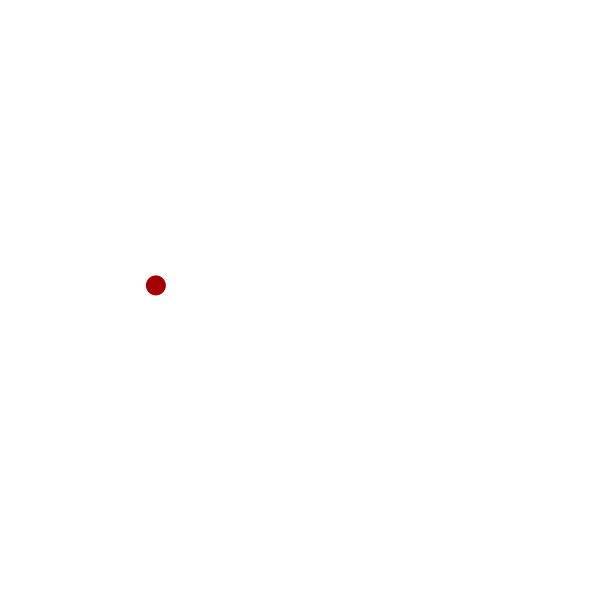
Frame 1 (no input)
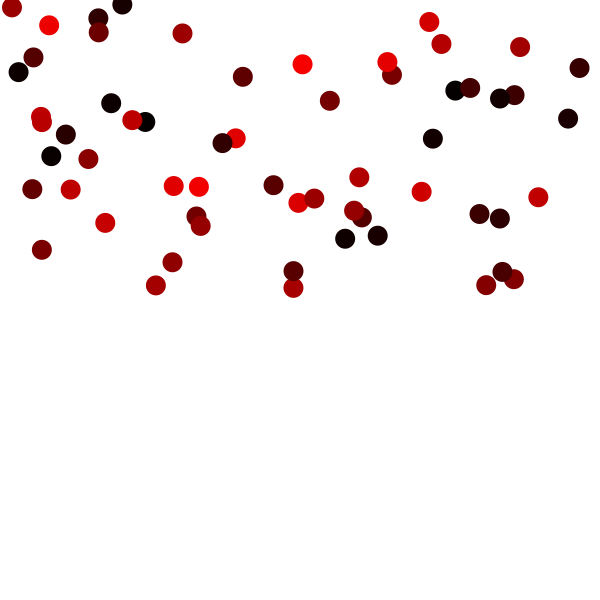
Frame 60 (the mouse pressed at the canvas centre just before this capture)
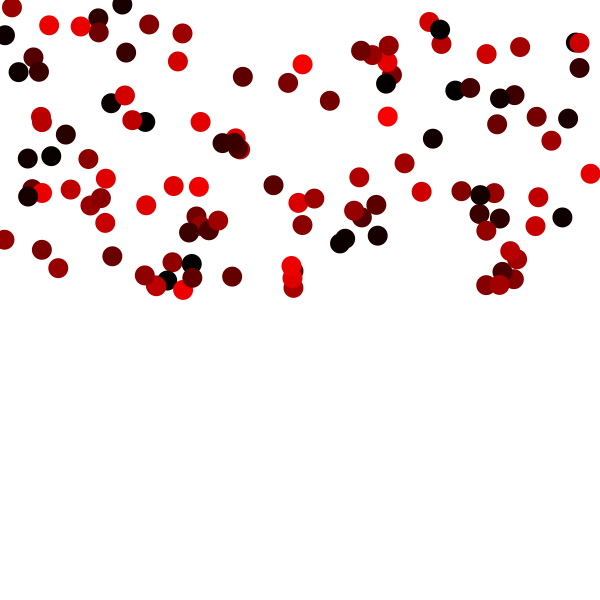
Frame 120 (the mouse held since frame 60 and released just before this capture)

The Processing sketch that drew these frames (run headless with seeded random() and noise(); from frame 60 on, the mouse is pressed at the canvas centre):

// Processing sketch: catapora_2
// ── catapora_2.pde
void setup()
{
  pixelDensity(displayDensity());
  size(600, 600);
  background(255);
  noStroke();
}

void draw()
{
  fill(random(255), 0, 0);
  ellipse(random(600), random(300), 20, 20);
}
